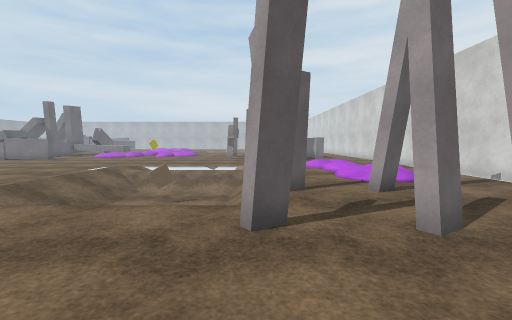
view 1 (above)

24 first-person views from a walk through a 3-D level made in the Unity game engine. The camera is 1.3 m above the floor, tilts 4° down and sees 90° across. The floor is counted in squares, 1 m on a side. Each view is taken from the middle of a square. On the plan, view 1 faces up. The plan holds only what a view shows up to about 13 squares ahead; the rest is blank. The place goes on beyond the plan. The player character is not drawn. Surface patterns are stand-ins for the level's own textures.

view 2
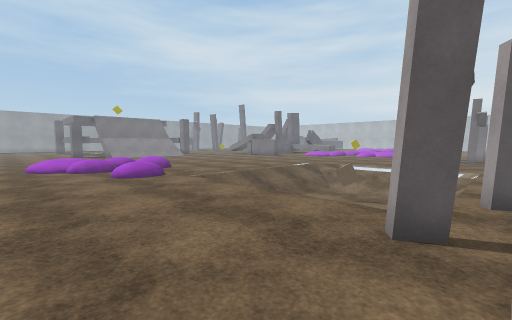

view 3
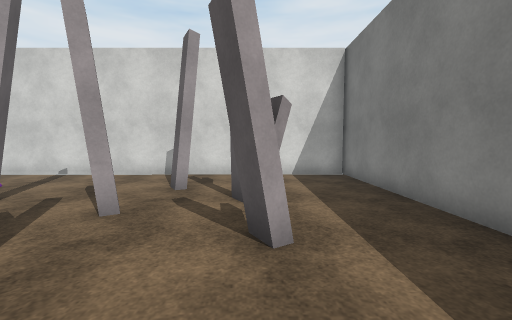

view 4
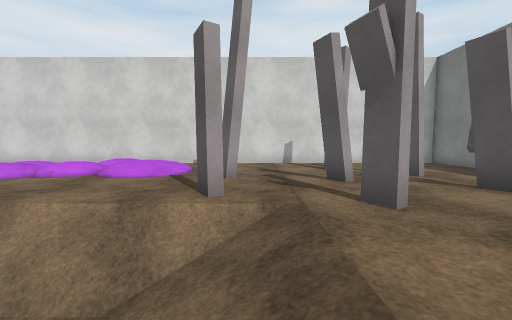

view 5
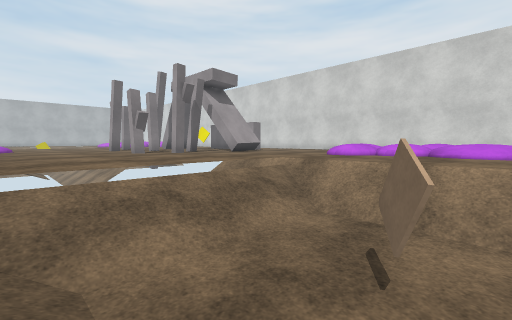

view 6
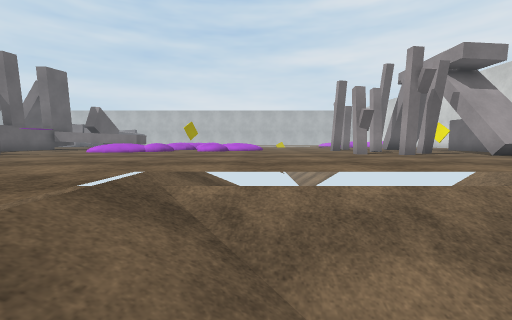

view 7
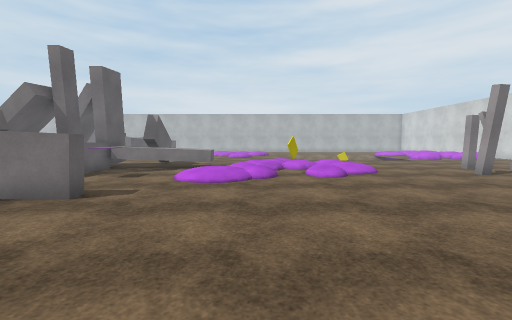

view 8
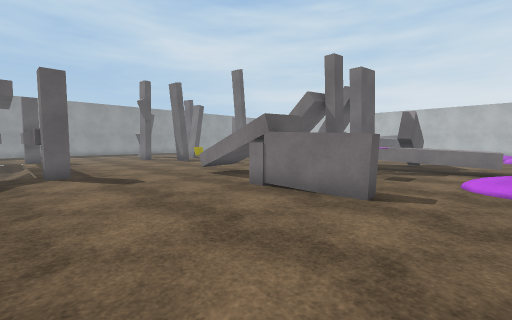

view 9
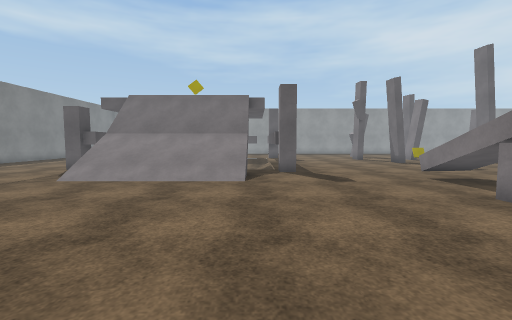

view 10
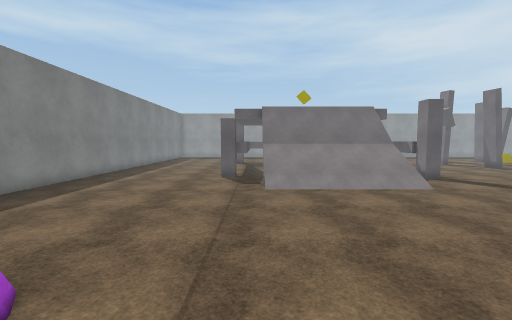

view 11
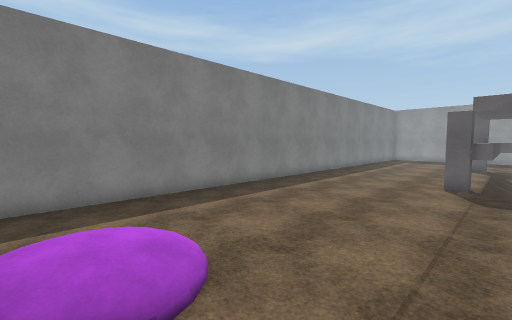

view 12
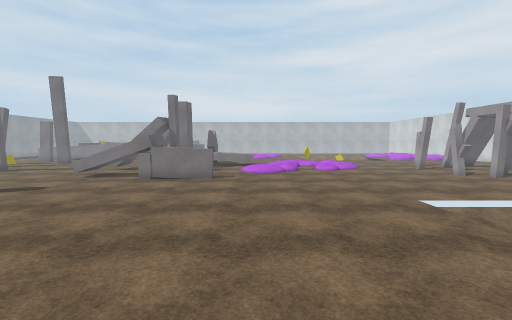

view 13
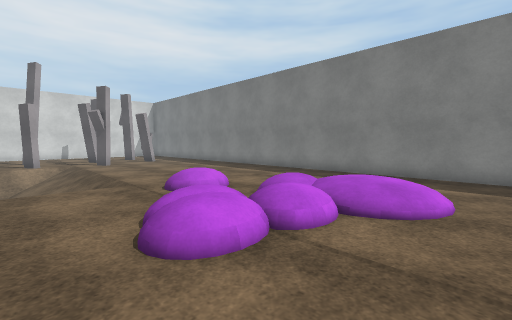

view 14
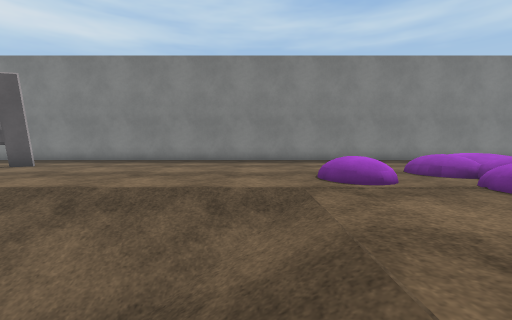

view 15
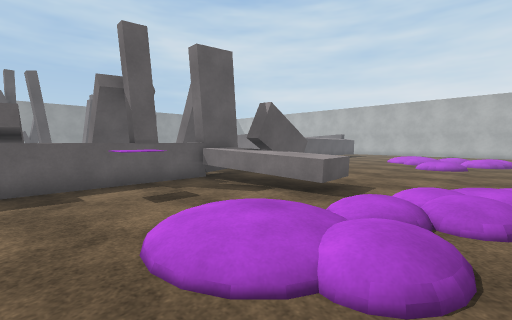

view 16
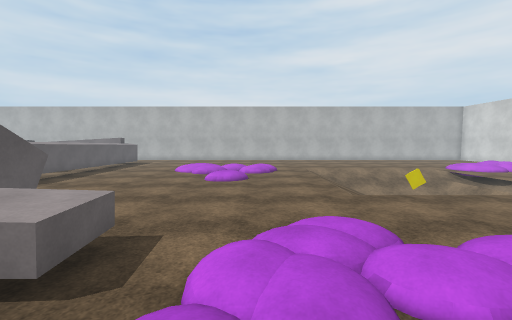

view 17
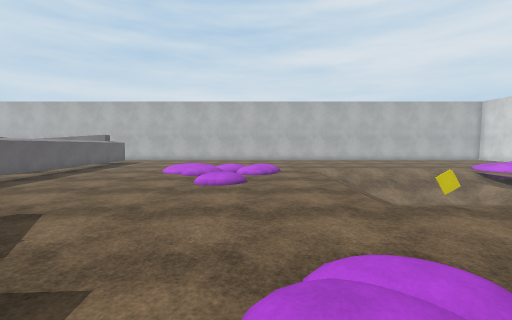

view 18
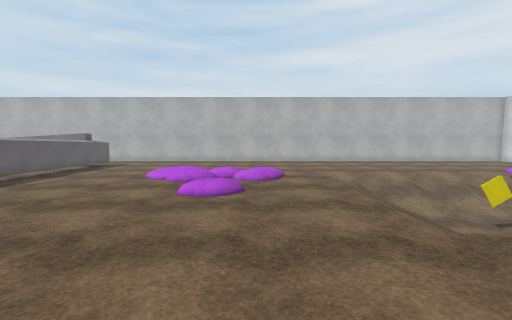

view 19
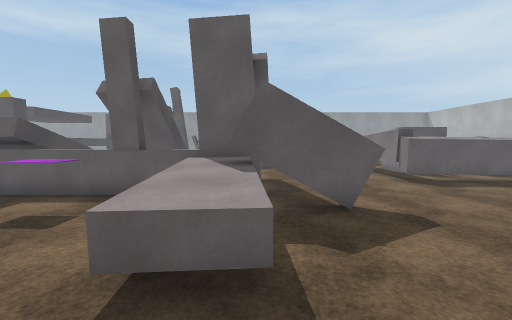

view 20
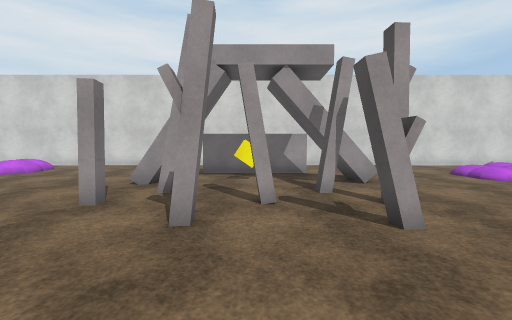

view 21
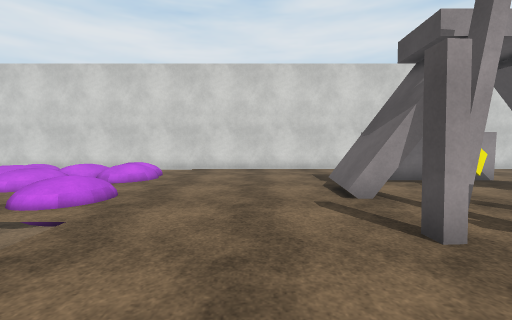

view 22
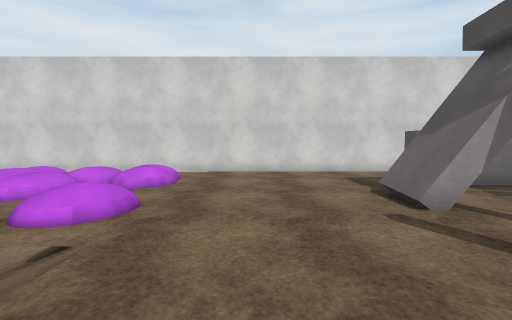

view 23
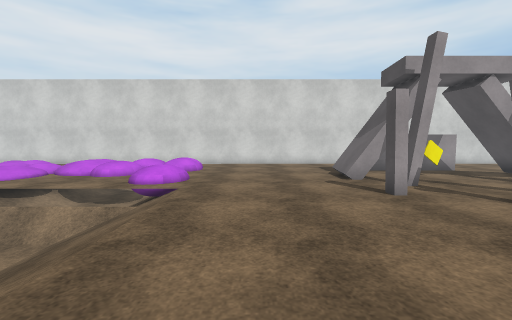

view 24
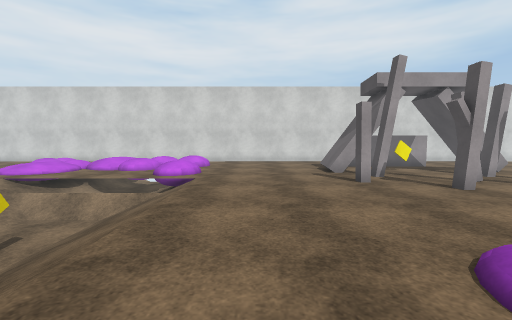

### Floor plan
Key: @ floor where view 1 was taken; # wall or solid block; . main floor; : floor 0.25 m higher than the main floor; + floor 0.5 m higher than the main floor; - floor 0.75 m lower than the main floor; _ floor 1 m lower than the main floor; < floor 1.25 m lower than the main floor; / step, stairs or slope; = window, fence, low wall or low ledge; ^ raised ledge; v drop or lower ground; L laptop; T thing the floor can be seen under or through; O other object.
Columns run from 26 left of view 1 to 8 right of it. Each row starts with its distance up from view 1.
 40     .#....       ........../      #
 39     .T.....      ../////////: /   #
 38    ^.T....//://:/..////////////   #
 37     .T.....//////..////////..// /:#
 36     .T.......  ....///<<<<-../++//#
 35     .T.......::....///O<<<-..///  #
 34     .T.............// /////..//+  #
 33   ####.............//////////./// #
 32     ...............//////////.///.#
 31       ............................#
 30        ..O........................#
 29       ...O........................#
 28       ...O........................#
 27      O OOOOOOO./:://..............#
 26      OOOOOOOOO/+:+///.....#.==....#
 25        OOOOO../////  .......TT....#
 24      O OO.....//.//:/.......T .# .#
 23   .  O OOLL..::+O///....#......#  #
 22   ...O OOLL..::/../..........O.#  #
 21   ..OO  O......................#
 20 ....OOOOO...............#...##.#
 19 ....OOOOOOOO................##....
 18 ............................==....#
 17 ..................................#
 16 ................................  #
 15   #.............................  #
 14 ###.............../////////..//...#
 13   #=...............////////../+:..#
 12  ////..............////////..///  #
 11  ////..............//____//.../// #
 10  ////..............//_O__//../::/.#
  9  ////..............//____//..////.#
  8  ////..............//____//..../..#
  7  ////..............////////#......#
  6 ##vv.........+/....////////.......#
  5  #..........///.//................#
  4 ............///./+........#..#....#
  3 ...........////..:.............#..#
  2 .........../+//...................#
  1 ...........///.............##.#   #
  0  .........................@.......#
 -1  .................................#
 -2  .................................#
 -3  ##################################

Where each view was taken, in squares from view 1:
view 1: 0 up, 0 right, facing up
view 2: 0 up, 1 right, facing up-left
view 3: 1 up, 2 left, facing right
view 4: 6 up, 4 left, facing right
view 5: 9 up, 6 left, facing up-right
view 6: 10 up, 6 left, facing up
view 7: 13 up, 11 left, facing up
view 8: 13 up, 13 left, facing up-left
view 9: 13 up, 13 left, facing left
view 10: 6 up, 12 left, facing left
view 11: 6 up, 13 left, facing down-left
view 12: 6 up, 13 left, facing up
view 13: 8 up, 16 left, facing down-right
view 14: 10 up, 7 left, facing down
view 15: 20 up, 10 left, facing up-left
view 16: 23 up, 11 left, facing up
view 17: 25 up, 11 left, facing up
view 18: 27 up, 11 left, facing up
view 19: 27 up, 11 left, facing left
view 20: 22 up, 6 left, facing right
view 21: 28 up, 4 left, facing right
view 22: 29 up, 3 left, facing right
view 23: 29 up, 7 left, facing right
view 24: 29 up, 9 left, facing right
